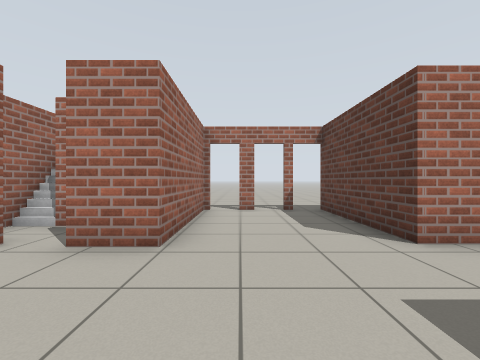
view 1 (above)

24 first-person views from a walk through a Gazebo world. The camera is 0.9 m above the floor, looks level and sees 90° across. The floor is counted in squares, 1 m on a side. Each view is taken from the middle of a square. On the plan, view 1 faces up. The plan holds only what a view shows up to about 10 squares ahead; the rest is blank. Simple patterns stand in for the simulator's built-in surfaces.

view 2
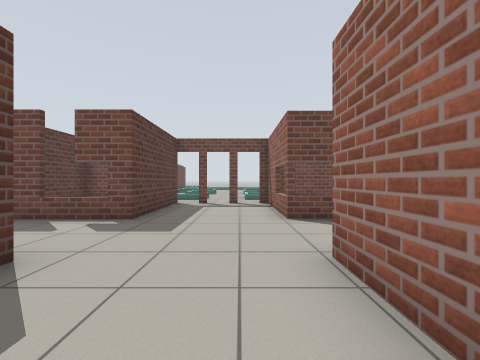

view 3
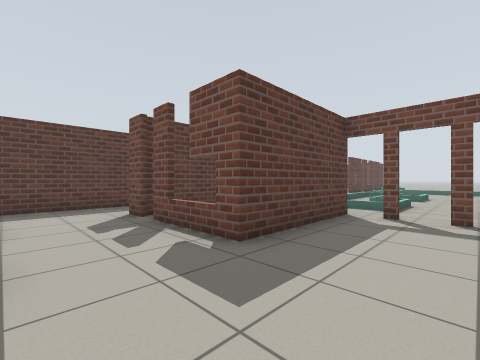

view 4
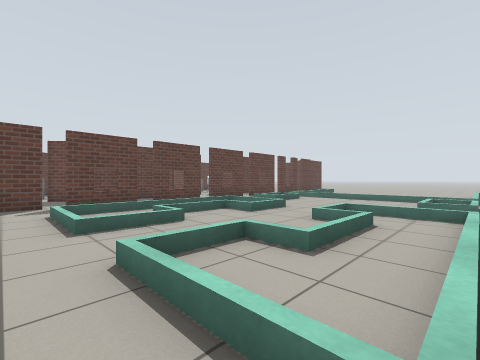

view 5
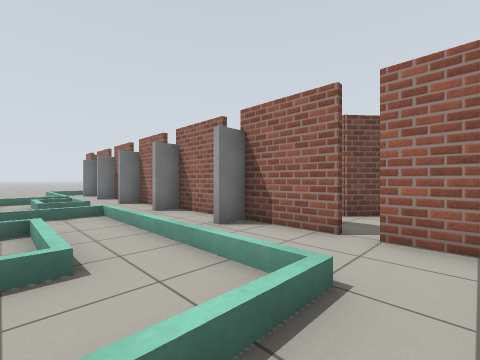

view 6
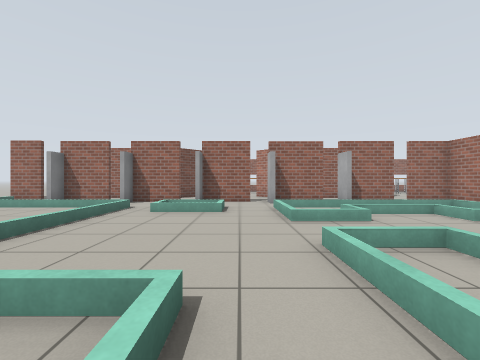

view 7
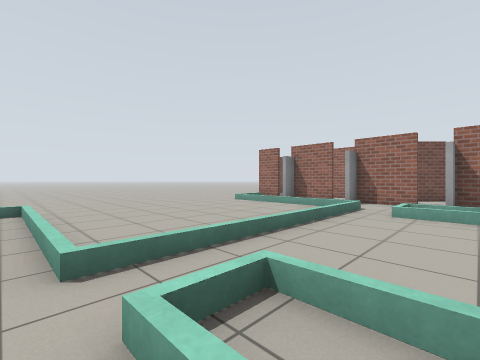

view 8
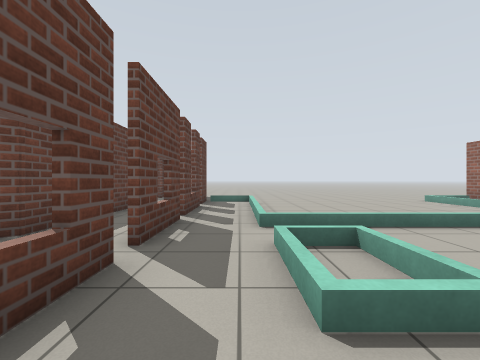

view 9
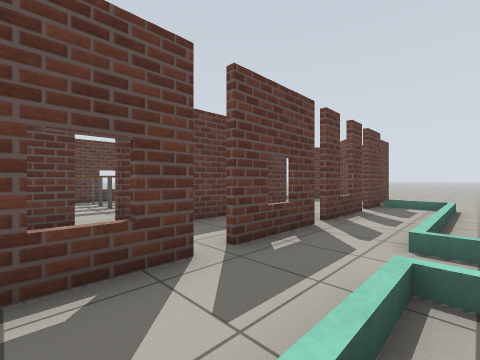

view 10
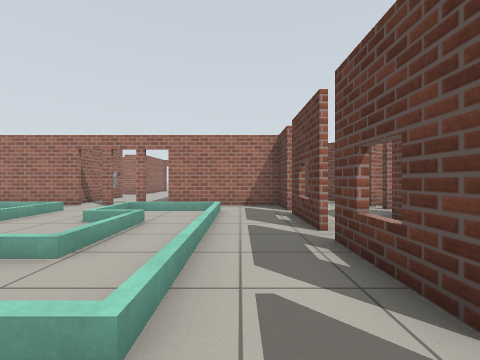

view 11
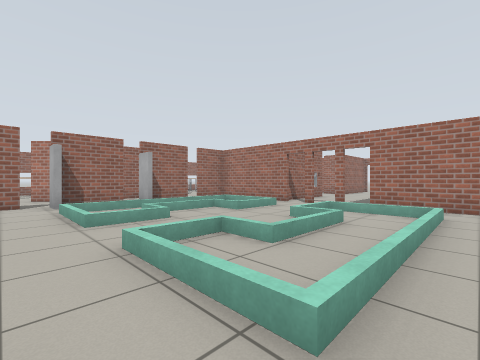

view 12
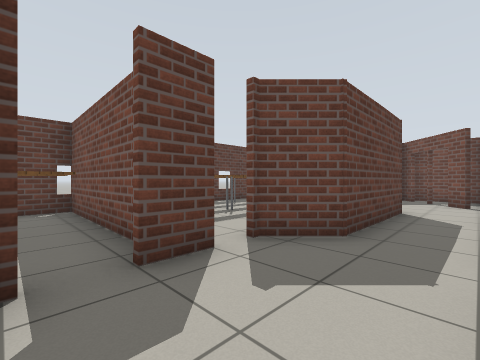

view 13
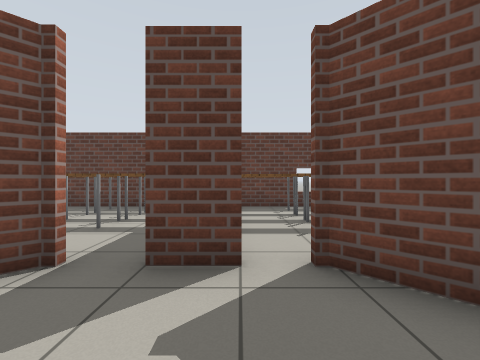

view 14
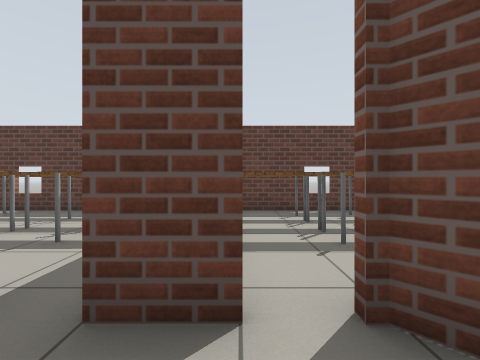

view 15
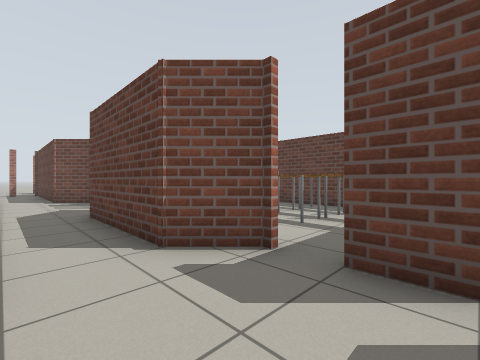

view 16
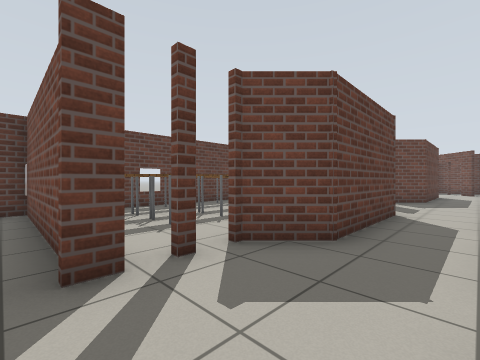

view 17
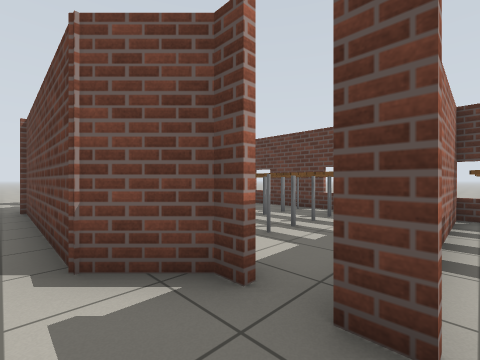

view 18
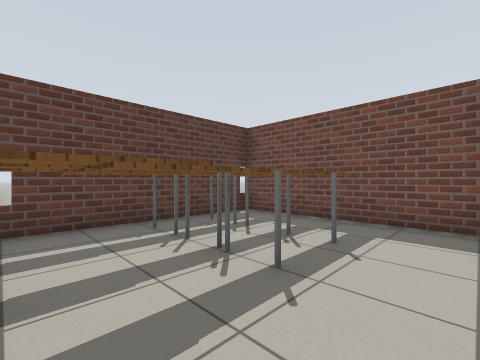

view 19
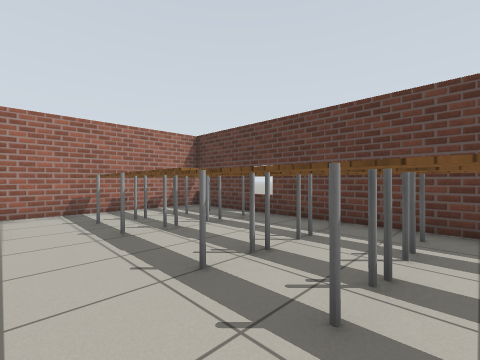

view 20
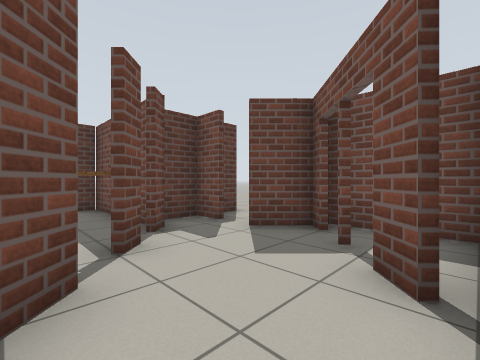

view 21
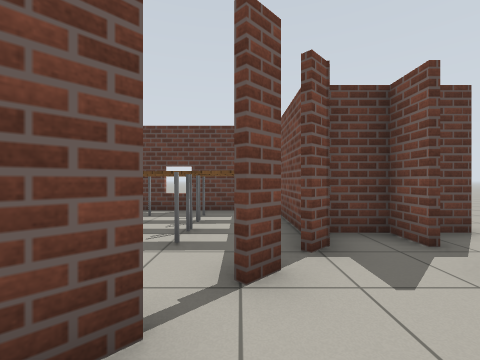

view 22
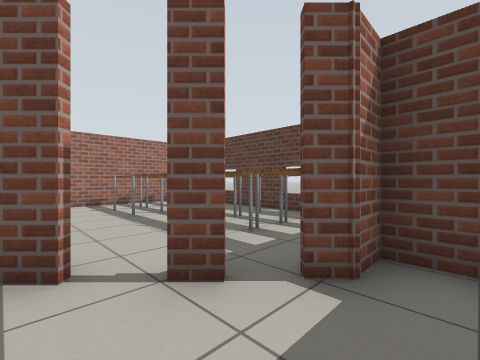

view 23
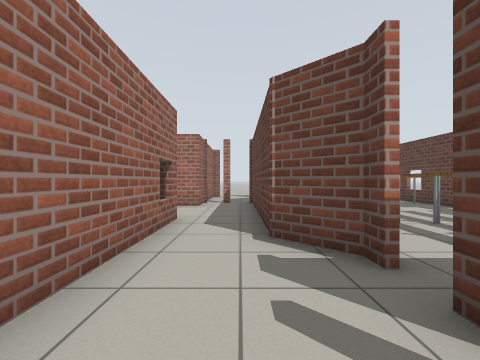

view 24
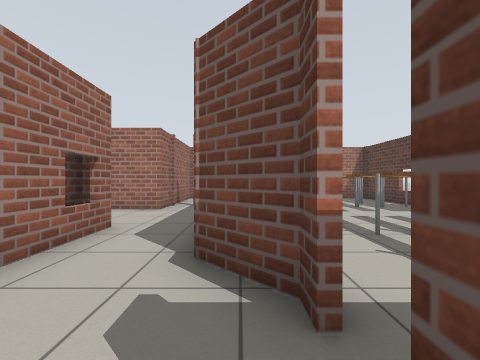

### Floor plan
Key: @ floor where view 1 was taken; # wall or solid block; x gap in a wall; . floor; D open door; = window, fence, low wall or low ledge; L door leaf; T thing the floor can be seen under or through; A table; O other object.
Columns run from 8 left of view 1 to 15 right of it. Each row starts with its distance up from view 1.
  9        .....
  8        .....
  7        DDDD#
  6    #O  #...#  #..      #
  5    #O###.. #  #.#     A#
  4     .. #..   ##. #   AA#
  3     #.##........ #  OAA#
  2       .......... #   A =
  1       .... #= .. # AA  #
  0       =#@.#####. # AAAA#
 -1        =..##  #.## AAAA#
 -2        #..##  #..##AA  #
 -3    ####DDDD####...#AAAA#
 -4    #..........#.....AAA=
 -5   .x.====.===.x.....AAA#
 -6 ##.#.=..=.=.=.#..#..AAA#
 -7    #.=.=..===.#..#..AAA#
 -8    LL=.....==.x..#..AAA#
 -9    #.=.=..===.#..#..AAA#
-10    #.=..=.=.=.#..#..AAA#
-11 #..LL===..===....T..AAA#
-12    #..........#.. TTAAA#
-13    #.==.....=.#.. TTAAA#
-14 #..LLx=.....=....TT.AAA#
-15 ## #..........#..# .AAA#
-16    #Lx=======.#..#..AAA#
-17     L=.......=x. #..AAA#
-18    #.=.......=#. #..AAA#
-19    LL=.......=#..##.AAA#
-20    ##=.......=##..##AAA#
-21    #==.......=##...#####
-22         .....  #D...#
-23          ....  ##D#x#
-24           ...  ###  #
-25            ..

Where each view was taken, in squares from view 1:
view 1: 0 up, 0 right, facing up
view 2: 6 up, 0 right, facing down
view 3: 3 up, 0 right, facing down-right
view 4: 4 down, 3 left, facing down-right
view 5: 4 down, 1 left, facing down-left
view 6: 12 down, 5 right, facing left
view 7: 13 down, 5 right, facing down-left
view 8: 11 down, 5 right, facing down
view 9: 12 down, 4 right, facing down-right
view 10: 12 down, 5 right, facing up
view 11: 12 down, 5 right, facing up-left
view 12: 11 down, 7 right, facing down-right
view 13: 13 down, 7 right, facing right
view 14: 13 down, 8 right, facing right
view 15: 13 down, 7 right, facing up-right
view 16: 3 down, 7 right, facing down-right
view 17: 4 down, 8 right, facing up-right
view 18: 7 down, 10 right, facing down-right
view 19: 11 down, 10 right, facing up-right
view 20: 19 down, 7 right, facing down-right
view 21: 20 down, 8 right, facing right
view 22: 22 down, 9 right, facing up-right
view 23: 5 down, 8 right, facing up
view 24: 4 down, 9 right, facing up
